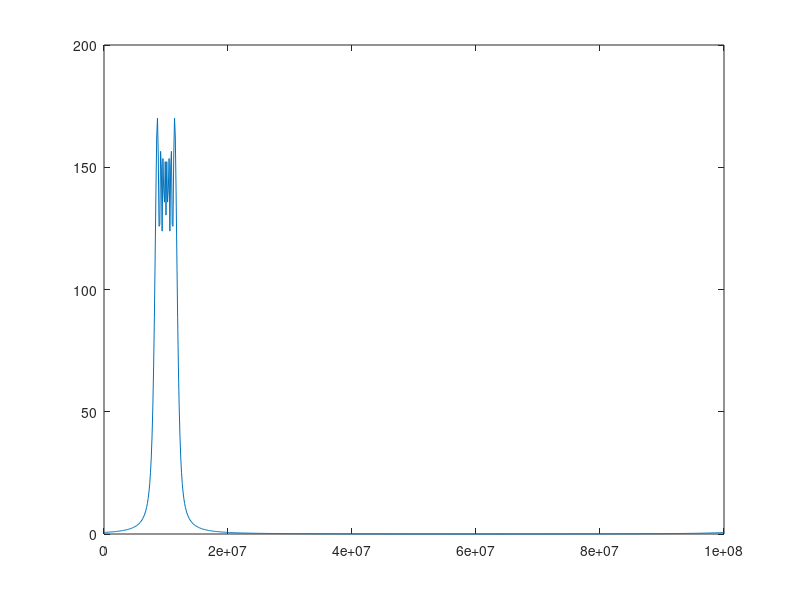
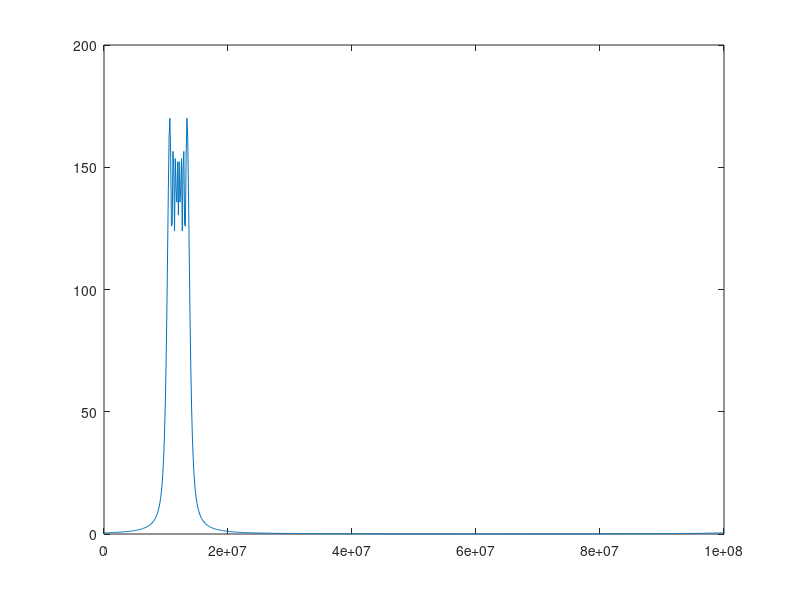

Write the MATLAB code that produced these figures, in order. (Note: this script raises an error after producing the figures.)
clc;
clear all;
close all;
fs=1e8;      %采样频率100MHZ
Tc=8e-6;    %脉冲长度8us
Ts=1/fs;
T=0.5e-3;    %脉冲序列间隔 0.5ms
N=Tc/Ts;
startt=-(N-1)/2;%脉冲起始处
endd=(N-1)/2;%脉冲截止处
fI=10e6;  %脉冲数字起始频率
B=4e6;       %带宽4MHZ
chirp_rate=B/Tc;   %信号调频率5*10^11
t1=startt*(1/fs):1/fs:endd*(1/fs);%%%%%%%%%%%%%%%%%%%%%%%%%%%%%%%%
t2=0*(1/fs):1/fs:(N-1)*(1/fs); %%%%%%%%%%%%%%%%%%%%%%%%%%%%%%
pulse1=exp(1j*(2*pi*fI*t1+pi*chirp_rate*(t1).^2));
pulse2=exp(1j*(2*pi*fI*t2+pi*chirp_rate*(t2).^2));
figure(1)
plot((0:N-1)*fs/N,abs(fft(pulse1)))
figure(2)
plot((0:N-1)*fs/N,abs(fft(pulse2)))
%% 二维搜索估计调频率和初始频率
            % 峰值搜索
xk=pulse1;%%%%%%%%%%%%%%%%%%%%%%%%%%%%%%%%%%%%%%%%%
%xk=pulse1;%%%%%%%%%%%%%%%%%%%%%%%%%%%%%%%%%%%%%%%%%
pp=0.5:0.01:1.5;
u=1:1:N;
PP=zeros(length(u),length(pp));
k=0;
for ii=1:1:length(pp)
         p3 = myfrft(xk,pp(ii));
        %p3 = Fr_FT(xk,pp(ii));
        %p3 =dmyfrft(xk,pp(ii)*pi/2,N,N,Ts);
        PP(:,ii) = p3.*conj(p3);
end
[CX1,CP]=max(max(PP));
%[CX2,CU]=max(max(PP'));
great_p=pp(CP);%最优阶次
%%%%%%%%%%%%%%%%%%%%%%%%%%%%%
pp=great_p-0.01:0.0005:great_p+0.01;
u=1:1:N;
PP=zeros(length(u),length(pp));
for ii=1:1:length(pp)
         p3 = myfrft(xk,pp(ii));
         %p3 = Fr_FT(xk,pp(ii));
       %p3 =dmyfrft(xk,pp(ii)*pi/2,N,N,Ts);
        PP(:,ii) = p3.*conj(p3);
end
[CX1,CP]=max(max(PP));
[CX2,CU]=max(max(PP'));
great_p=pp(CP);%最优阶次

great_u=u(round(CU));
kd_s=-fs/Tc*cot(pi*great_p/2)%调频率估计值
%u0 = (great_u-(N+1)/2)/sqrt(N);                    %？？？
%f_s=sqrt(fs/Tc)*u0*csc(great_p*pi/2)%中心频率估计值
f_s1=(great_u-N/2)*fs/N*csc(great_p*pi/2)
%% 解线调的方法估计中心频率
figure(3)
pulse1_jie=pulse1.*exp(-1j*pi.*kd_s.*t1.^2);
[a,b]=max(fft(pulse1_jie,512*512));
plot((0:N-1)*fs/N,abs(fft(pulse1_jie)));
f_s_1=b*fs/(512*512)
